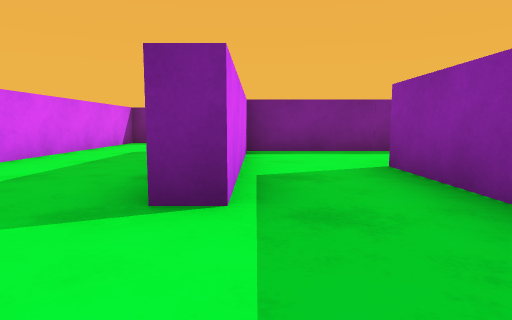
[1] (above)

16 first-person views from a walk through a 3-D level made in the Unity game engine. The camera is 0.51 m above the floor, tilts 6° down and sees 75° across. The floor is counted in squares, 1 m on a side. Each view is taken from the middle of a square. On the plan, view 1 faces up. The plan holds only what a view shows up to about 9 squares ahead; the rest is blank.

[2]
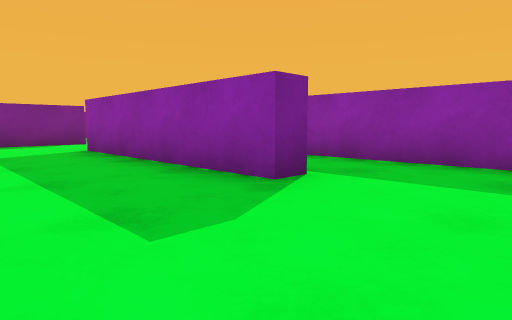

[3]
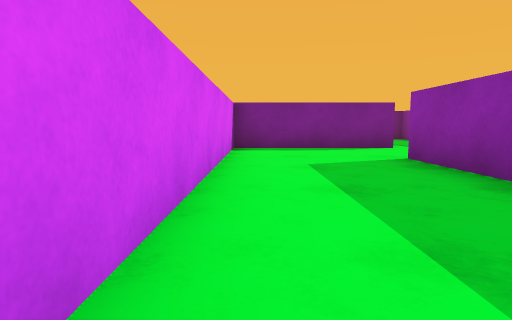

[4]
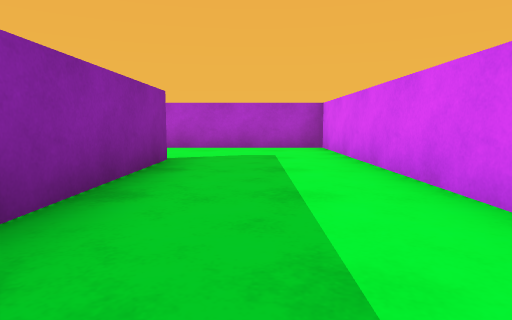

[5]
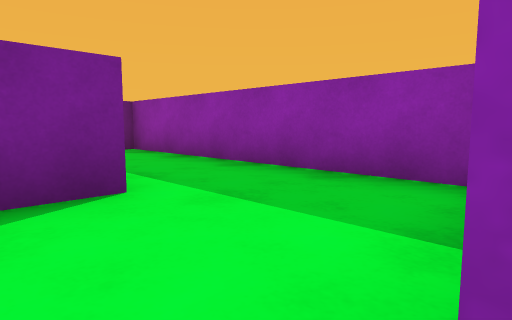

[6]
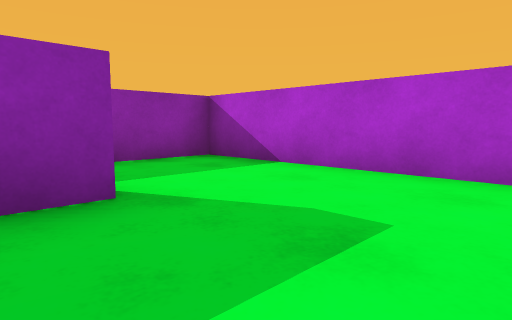

[7]
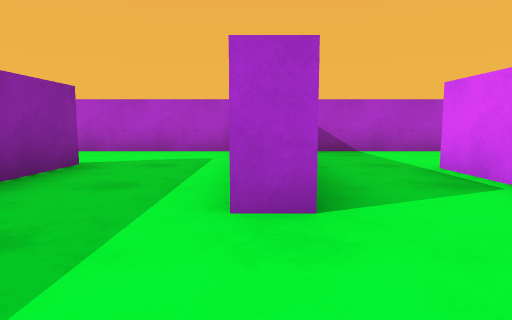

[8]
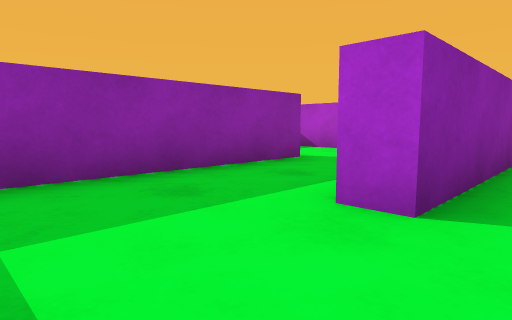

[9]
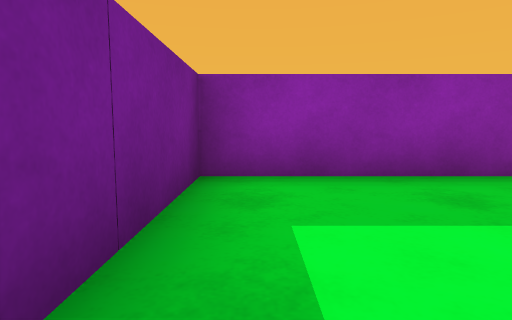

[10]
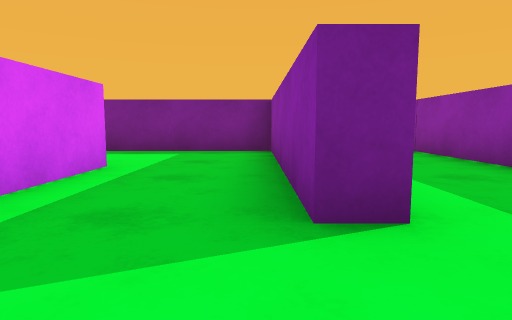

[11]
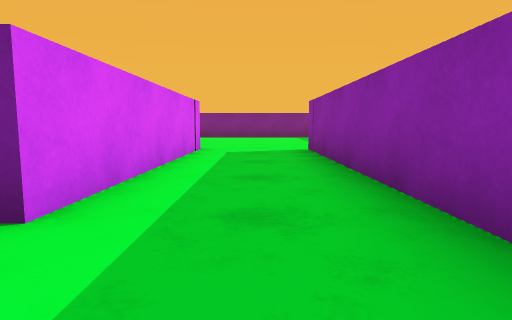

[12]
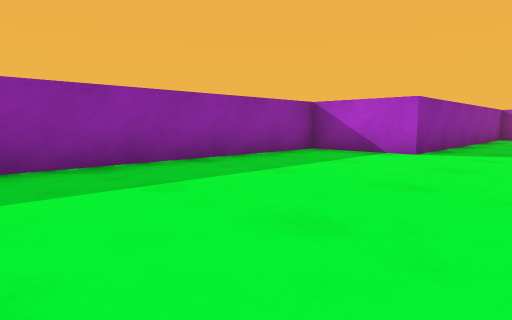

[13]
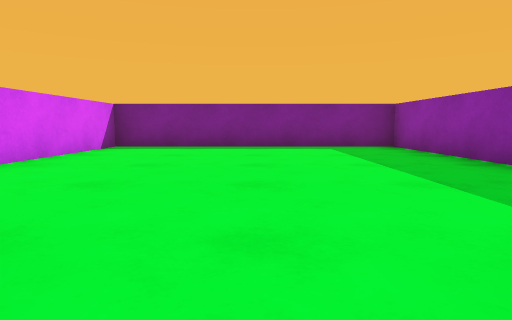

[14]
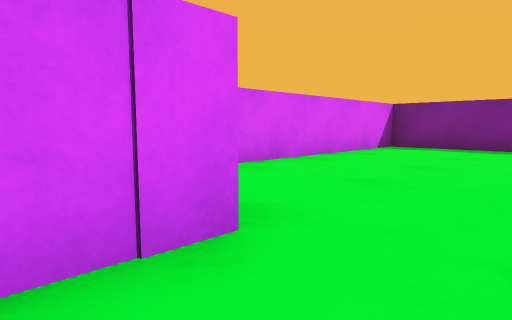

[15]
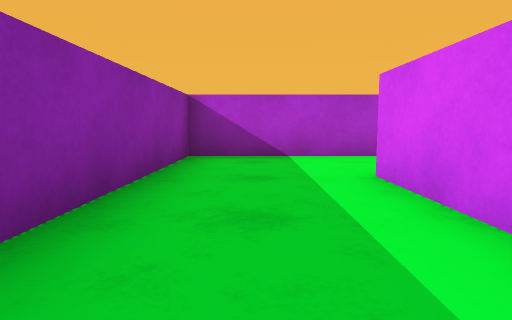

[16]
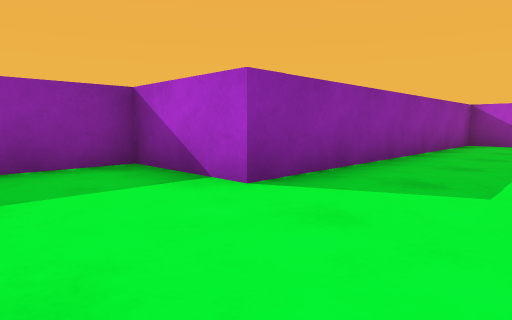

### Floor plan
Ten units are one square. View 1 is at (0, 0); x grows to the right and y downward. Boxes are objects, and circles mark ways between rooms. Rooms are numbered by the first view taken in them; rooms with no view inside come last. Other rooms are left out.
<svg viewBox="-40 -144 137 154">
<path fill="none" stroke="#000" d="M-2 -45 -2 -21 -7 -21 -7 -71M1 -95 -35 -95 -35 5 17 5 17 -41M-2 -62 -2 -45M25 -66 -2 -66M17 -41 22 -41M48 -17 43 -17 43 -66 25 -66M22 -41 22 -24M25 5 54 5M48 -71 48 -17M54 5 71 5 71 -70 92 -70 92 -139 27 -139 27 -89M22 -76 22 -95"/>
<circle cx="10" cy="-35" r="3" fill="#2a7"/>
<circle cx="0" cy="-85" r="3" fill="#2a7"/>
<circle cx="20" cy="-55" r="3" fill="#2a7"/>
<circle cx="50" cy="-5" r="3" fill="#2a7"/>
<text x="-10" y="-40">1</text>
<text x="10" y="-60">2</text>
<text x="40" y="-30">3</text>
<text x="60" y="-90">4</text>
<text x="10" y="-90">5</text>
</svg>
Room 1 opens to room 2. Room 1 opens to room 5. Room 2 opens to room 3. Room 3 opens to room 4.

Where each view was taken, in squares from view 1:
view 1: 0 up, 0 right, facing up
view 2: 0 up, 3 left, facing up-right
view 3: 2 up, 3 left, facing up
view 4: 7 up, 2 left, facing down
view 5: 7 up, 1 left, facing up-right
view 6: 3 up, 3 left, facing down-right
view 7: 6 up, 2 right, facing down
view 8: 6 up, 1 right, facing down-right
view 9: 6 up, 1 right, facing right
view 10: 0 up, 4 right, facing up
view 11: 0 up, 6 right, facing up
view 12: 13 up, 5 right, facing down-right
view 13: 6 up, 6 right, facing up
view 14: 6 up, 6 right, facing up-left
view 15: 5 up, 6 right, facing down
view 16: 9 up, 5 right, facing down-right
